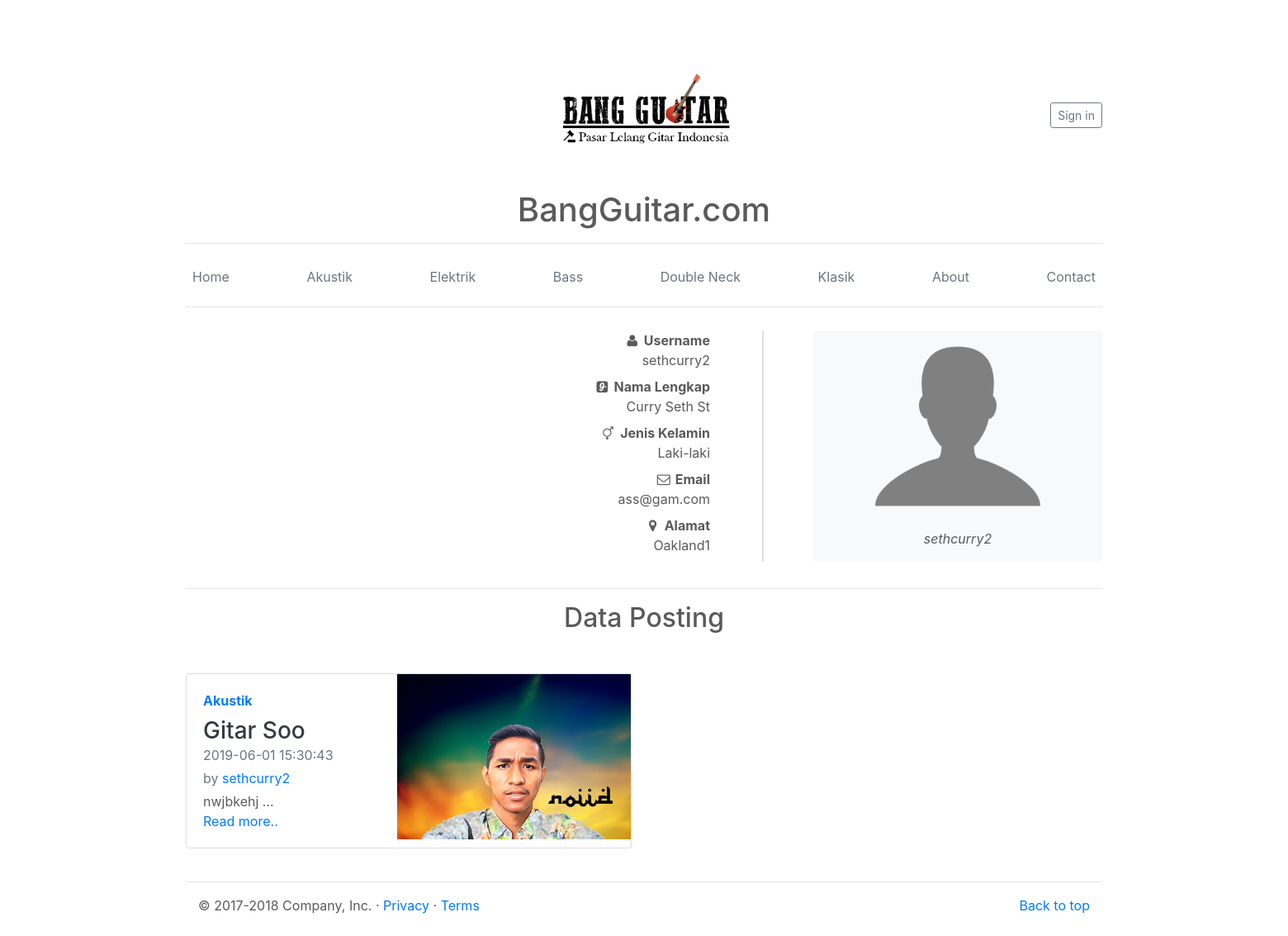
Page /detailUser.php?user_post=21 on the committed database.
### tables this page shows
CREATE TABLE `kategori` (
  `id_kategori` int(11) NOT NULL,
  `nama_kategori` varchar(30) NOT NULL
);

CREATE TABLE `user` (
  `id_user` int(11) NOT NULL,
  `nama_lengkap` varchar(50) NOT NULL,
  `username` varchar(30) NOT NULL,
  `password` varchar(30) NOT NULL,
  `jenis_kelamin` varchar(20) NOT NULL,
  `email` varchar(30) NOT NULL,
  `alamat` varchar(1000) NOT NULL,
  `tgl_lahir` date NOT NULL,
  `level_user` int(11) NOT NULL
);

CREATE TABLE `post` (
  `id_post` int(11) NOT NULL,
  `judul_post` varchar(100) NOT NULL,
  `tgl_post` datetime NOT NULL,
  `kategori_post` int(11) NOT NULL,
  `isi_post` varchar(50000) NOT NULL,
  `nama_file` varchar(250) NOT NULL,
  `user_post` int(11) NOT NULL,
  `harga_lelang` int(11) NOT NULL,
  `harga_kelipatan` int(11) NOT NULL,
  `jatuh_tempo` int(11) NOT NULL,
  `status` varchar(30) NOT NULL,
  `kualitas` varchar(50) DEFAULT NULL
);

### detailUser.php (the view, shortened to what this page needs)
<?php
    include 'admin/koneksi.php';
    $detail_us = mysqli_query($mysqli, "SELECT * from user WHERE id_user='$_GET[user_post]'");
    $datashow_us = mysqli_fetch_array($detail_us);
 ?>
<html>
<head>
  <link rel="stylesheet" type="text/css" href="css/bootstrap.min.css">
  <link rel="stylesheet" type="text/css" href="css/carousel.css">
  <link rel="stylesheet" type="text/css" href="admin/css/font-awesome.min.css">
</head>
<body>
  <div class="container">
    <header class="blog-header py-3">
      <div class="row flex-nowrap justify-content-between align-items-center">
        <div class="col-4 pt-1">
        </div>
        <div class="col-4 text-center">
          <a class="blog-header-logo text-dark" href="index.php"><img src="admin/images/bangguitar.png" height="150px" width="auto"></a>
        </div>
        <div class="col-4 d-flex justify-content-end align-items-center">
        <?php
              include("autentikasi.php");
            ?>
            </div>
        <div class="col-4 d-flex justify-content-end align-items-center">
        </div>
      </div>
    </header>
    <div class="row">
      <div class="col-lg-12">
        <h1 class="page-header text-center">BangGuitar.com</h1>
        <hr>
      </div>
    </div>
    <div class="nav-scroller py-1 mb-2">
      <nav class="nav d-flex justify-content-between">
        <a class="p-2 text-muted" href="index.php">Home</a>
        <?php
        include 'admin/koneksi.php';
        $hasil = mysqli_query($mysqli, "SELECT * FROM kategori");
        $row = mysqli_num_rows($hasil);
        if ($row==0) {
          echo "Data kosong!";
        }else{
          while ($show = mysqli_fetch_array($hasil)) {
           ?>
        <a class="p-2 text-muted" href="detailMenu.php?id_kategori=<?php echo $show['id_kategori']; ?>"><?php echo $show['nama_kategori']; ?></a>
        <?php
          }
        }
         ?>
         <a class="p-2 text-muted" href="about.php">About</a>
         <a class="p-2 text-muted" href="contact.php">Contact</a>
      </nav>
      <hr>
    </div>
    </div>
    <main role="main" class="container">
      <div class="row">
        <div class="col-md-7 blog-main text-right">
          <dl>
            <dt>
              <i class="fa fa-user fa-fw"></i> Username
            </dt>
            <dd>
              <?php echo $datashow_us['username']; ?>
            </dd>
            <dt>
              <i class="fa fa-glide fa-fw"></i> Nama Lengkap
            </dt>
            <dd>
              <?php echo $datashow_us['nama_lengkap']; ?>
            </dd>
            <dt>
              <i class="fa fa-transgender fa-fw"></i> Jenis Kelamin
            </dt>
            <dd>
              <?php echo $datashow_us['jenis_kelamin']; ?>
            </dd>
            <dt>
              <i class="fa fa-envelope-o fa-fw"></i> Email
            </dt>
            <dd>
              <?php echo $datashow_us['email']; ?>
            </dd>
            <dt>
              <i class="fa fa-map-marker fa-fw"></i> Alamat
            </dt>
            <dd>
              <?php echo $datashow_us['alamat']; ?>
            </dd>
          </dl>
        </div>
        <div class="col-md-1">
          <div class="vl"></div>
        </div>
        <aside class="col-md-4 blog-sidebar">
          <div class="p-3 mb-3 bg-light rounded">
            <div class="text-center">
              <?php
              if ($datashow_us['jenis_kelamin']== 'Laki-laki') {
                echo '<img src="admin/images/male-user.png" class="img img-responsive" height="200px" width="auto">';
              }else{
                echo '<img src="admin/images/female-user.png" class="img img-responsive" height="200px" width="auto">';
              }
            ?>
            </div><br>
            <p class="mb-0 text-center"><em><?php echo $datashow_us['username']; ?></em></p>
          </div>
        </aside>
      </div>
      <hr>
       <div class="row mb-2">
        <div class="col-md-12">
          <h2 class="text-center">Data Posting</h2><br>
          <div class="text-center pb-3">
          </div>
        </div>
      <?php
        include 'admin/koneksi.php';
        $hasil = mysqli_query($mysqli, "SELECT * FROM post WHERE user_post='$_GET[user_post]'");
        $row = mysqli_num_rows($hasil);
        if ($row==0) {
          echo "Data kosong!";
          echo "</div>";
        }else{
          while ($show = mysqli_fetch_array($hasil)) {
            $kat = $show['kategori_post'];
            $qq = mysqli_query($mysqli, "SELECT * FROM kategori WHERE id_kategori='$kat' ");
            $tampil = mysqli_fetch_array($qq);
            $user = $show['user_post'];
            $qq2 = mysqli_query($mysqli, "SELECT * FROM user WHERE id_user='$user' ");
            $tampil2 = mysqli_fetch_array($qq2);
           ?>
        <div class="col-md-6">
          <div class="card flex-md-row mb-4 box-shadow h-md-250">
            <div class="card-body d-flex flex-column align-items-start">
              <strong class="d-inline-block mb-2 text-primary"><?php echo $tampil['nama_kategori']; ?></strong>
              <h3 class="mb-0">
                <a class="text-dark" href="detail.php?id_post=<?php echo $show['id_post']; ?>"><?php echo $show['judul_post']; ?></a>
              </h3>
              <div class="mb-1 text-muted"><?php echo $show['tgl_post']; ?></div>
              <div class="mb-1 text-muted">by <a href="detailUser.php?user_post=<?php echo $tampil2['id_user']; ?>"><?php echo $tampil2['username']; ?></a> </div>
              <p class="card-text mb-auto"><?php echo substr($show['isi_post'],0,100); ?>...</p>
              <a href="detail.php?id_post=<?php echo $show['id_post']; ?>">Read more..</a>
            </div>
            <img class="card-img-right flex-auto d-none d-lg-block img" src="admin/<?php echo $show['nama_file']?>" alt="Card image cap" height="200px" width="auto">
          </div>
        </div>
           <?php
         }
       }
       ?>
       <br>
      </div>
      <hr>
        <footer class="container">
        <p class="float-right"><a href="#">Back to top</a></p>
        <p>&copy; 2017-2018 Company, Inc. &middot; <a href="#">Privacy</a> &middot; <a href="#">Terms</a></p>
      </footer>
    </main>
</body>
</html>

### css/carousel.css (style rules this page uses)
body { padding-top: 3rem; padding-bottom: 3rem; color: #5a5a5a; }

### detailUser.php (style rules this page uses)
.vl { border-left: 2px solid #DFDFDF; height: 280px; position: absolute; left: 50%; margin-left: 0px; top:0; margin-top: 0px; }

### rows in the picture
kategori: nama_kategori "Akustik"
kategori: nama_kategori "Elektrik"
kategori: nama_kategori "Bass"
kategori: nama_kategori "Double Neck"
kategori: nama_kategori "Klasik"
user: username "sethcurry2", nama_lengkap "Curry Seth St", jenis_kelamin "Laki-laki", email "ass@gam.com", alamat "Oakland1"
post: kategori_post.nama_kategori "Akustik", judul_post "Gitar Soo", tgl_post "2019-06-01 15:30:43", user_post.username "sethcurry2", isi_post "nwjbkehj", nama_file (picture)
